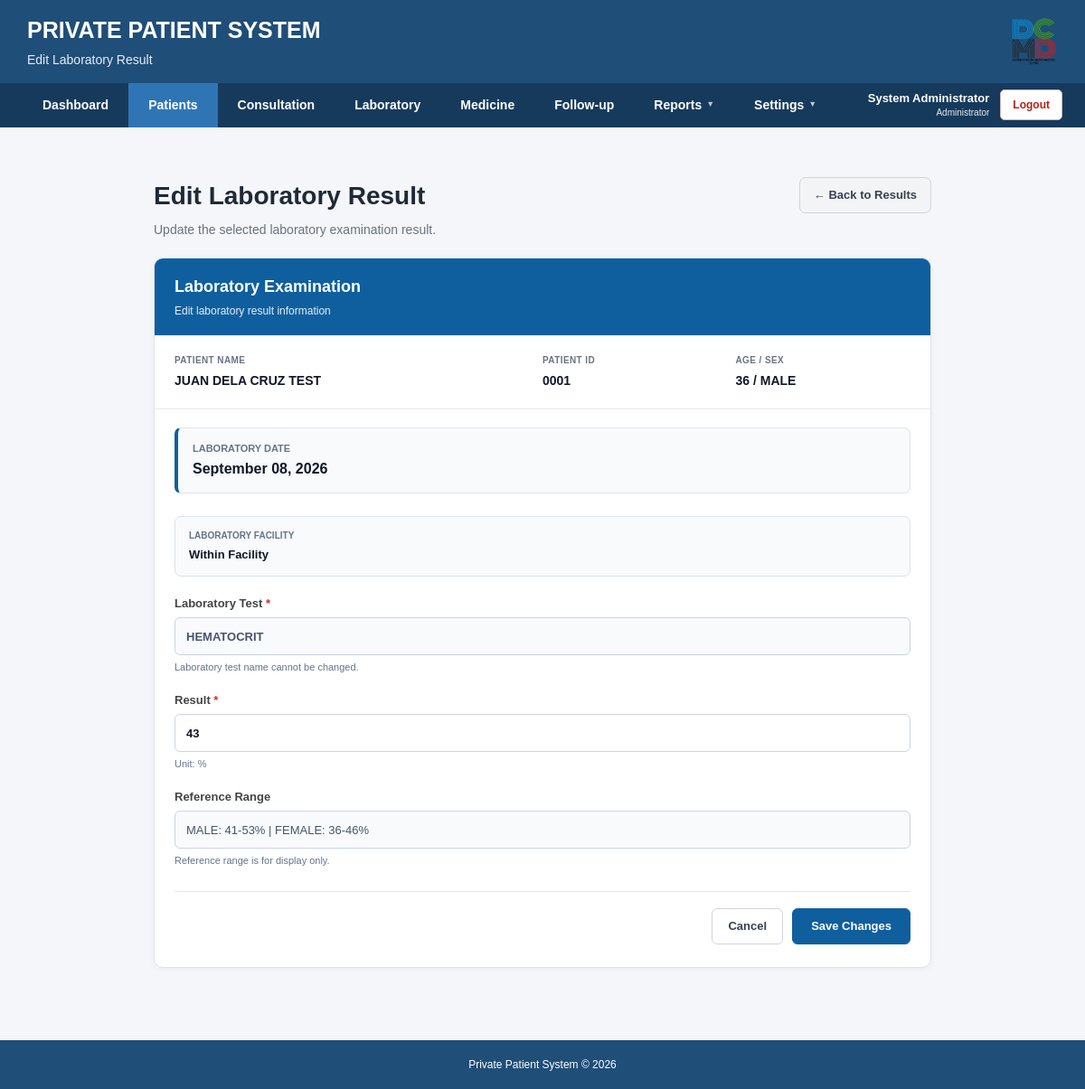
Page /private_patient_system/laboratory/edit.php?id=28 (signed in) on the earlier database version.
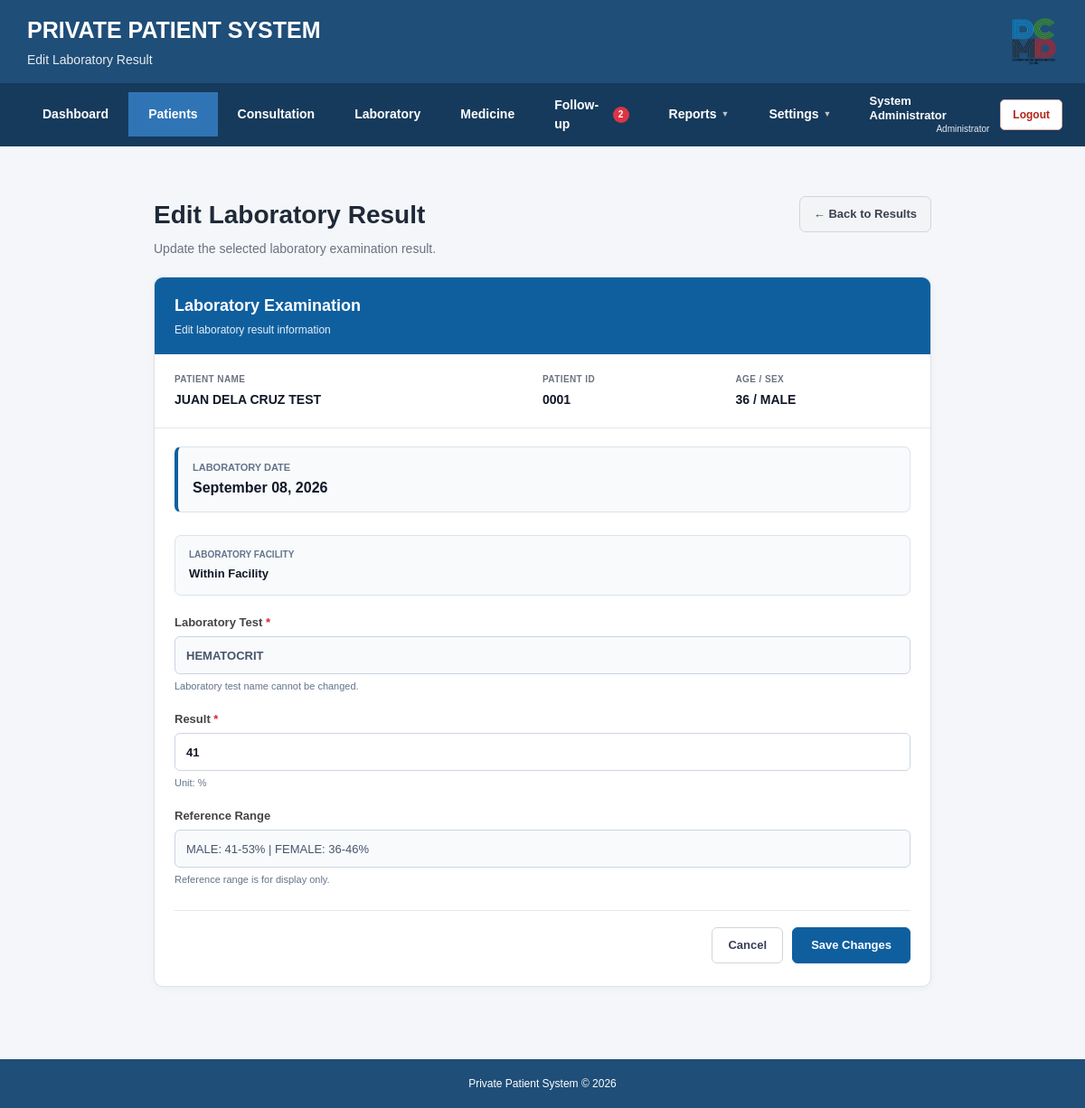
Same page on the later database version.
### tables this page shows
CREATE TABLE IF NOT EXISTS `laboratory` (
  `id` int(11) NOT NULL AUTO_INCREMENT,
  `patient_id` int(11) NOT NULL,
  `test_date` date NOT NULL,
  `test_name` varchar(150) NOT NULL,
  `result` varchar(255) NOT NULL,
  `unit` varchar(50) DEFAULT '',
  `reference_range` varchar(100) DEFAULT '',
  `remarks` text,
  `created_at` timestamp NOT NULL DEFAULT CURRENT_TIMESTAMP,
  `facility_type` varchar(30) NOT NULL DEFAULT 'WITHIN_FACILITY',
  `health_care_institution` varchar(255) DEFAULT NULL,
  PRIMARY KEY (`id`),
  KEY `idx_patient_id` (`patient_id`),
  KEY `idx_test_date` (`test_date`)
);

CREATE TABLE IF NOT EXISTS `patients` (
  `id` int(11) NOT NULL AUTO_INCREMENT,
  `patient_id` varchar(10) NOT NULL,
  `last_name` varchar(100) NOT NULL,
  `first_name` varchar(100) NOT NULL,
  `middle_name` varchar(100) DEFAULT NULL,
  `birthdate` date NOT NULL,
  `sex` enum('Male','Female') NOT NULL,
  `civil_status` varchar(30) DEFAULT NULL,
  `philhealth_no` varchar(30) DEFAULT NULL,
  `philhealth_yakap_status` varchar(30) DEFAULT NULL,
  `address` text,
  `contact_no` varchar(20) DEFAULT NULL,
  `email` varchar(150) DEFAULT NULL,
  `emergency_contact` varchar(150) DEFAULT NULL,
  `emergency_contact_no` varchar(20) DEFAULT NULL,
  `date_registered` date NOT NULL,
  `status` enum('Active','Inactive','Deceased') NOT NULL DEFAULT 'Active',
  `created_at` timestamp NOT NULL DEFAULT CURRENT_TIMESTAMP,
  PRIMARY KEY (`id`),
  UNIQUE KEY `patient_id` (`patient_id`)
);

### private_patient_system/laboratory/edit.php (the view, shortened to what the changed rows need)
<?php
require_once "../config/database.php";
$labId = isset($_GET['id']) ? intval($_GET['id']) : 0;
$sql = "
    SELECT
        l.id,
        l.patient_id,
        l.test_date,
        l.test_name,
        l.result,
        l.unit,
        l.reference_range,
        l.remarks,
        l.facility_type,
        l.health_care_institution,
        p.patient_id AS patient_code,
        p.first_name,
        p.middle_name,
        p.last_name,
        p.birthdate,
        p.sex,
        p.address
    FROM laboratory l
    INNER JOIN patients p
        ON p.id = l.patient_id
    WHERE l.id = ?
    LIMIT 1
";
$stmt = $conn->prepare($sql);
$stmt->bind_param("i", $labId);
$stmt->execute();
$result = $stmt->get_result();
$lab = $result->fetch_assoc();
$fullName = trim($lab['first_name']);
if (!empty($lab['middle_name'])) {
    $fullName .= " " . trim($lab['middle_name']);
}
$fullName .= " " . trim($lab['last_name']);
$age = "-";
if (!empty($lab['birthdate'])) {
    $birthDate = new DateTime($lab['birthdate']);
    $today = new DateTime();
    $age = $today->diff($birthDate)->y;
}
$testName = strtoupper(trim($lab['test_name']));
$isXray = ($testName === "CHEST X-RAY");
$isECG =
    $testName === "ELECTROCARDIOGRAM (ECG)" ||
    $testName === "ECG";
$existingResult = strtoupper(trim($lab['result']));
$xrayFindings = "";
$xrayImpression = "";
$activePage = "patients";
include __DIR__ . "/../includes/header.php";
include __DIR__ . "/../includes/navigation.php";
?>
<main class="main-container">
    <div class="lab-edit-page">
        <div class="lab-edit-header">
            <div class="lab-edit-title">
                <h2>
                    Edit Laboratory Result
                </h2>
            </div>
        </div>
        <div class="edit-card">
            <div class="patient-information">
                <div class="patient-grid">
                    <div>
                        <span class="info-label">
                            Patient Name
                        </span>
                        <div class="info-value">
                            <?php
                            echo htmlspecialchars(
                                strtoupper($fullName)
                            );
                            ?>
                        </div>
                    </div>
                    <div>
                        <span class="info-label">
                            Patient ID
                        </span>
                        <div class="info-value">
                            <?php
                            echo htmlspecialchars(
                                $lab['patient_code']
                            );
                            ?>
                        </div>
                    </div>
                    <div>
                        <span class="info-label">
                            Age / Sex
                        </span>
                        <div class="info-value">
                            <?php
                            echo htmlspecialchars($age);
                            ?>
                            /
                            <?php
                            echo htmlspecialchars(
                                strtoupper($lab['sex'])
                            );
                            ?>
                        </div>
                    </div>
                </div>
            </div>
            <div class="lab-date-box">
                <div class="lab-date-label">
                    Laboratory Date
                </div>
                <div class="lab-date-value">
                    <?php
                    echo htmlspecialchars(
                        date(
                            "F d, Y",
                            strtotime($lab['test_date'])
                        )
                    );
                    ?>
                </div>
            </div>
            <form
                action="update.php"
                method="POST"
                class="edit-form"
                onsubmit="return validateLaboratoryForm();"
            >
                <div class="form-group">
                    <label
                        for="test_name"
                        class="form-label"
                    >
                        Laboratory Test
                        <span class="required">*</span>
                    </label>
                    <input
                        type="text"
                        id="test_name"
                        name="test_name"
                        class="form-input test-name-input readonly-input"
                        value="<?php
                            echo htmlspecialchars(
                                $lab['test_name']
                            );
                        ?>"
                        readonly
                    >
                    <div class="form-help">
                        Laboratory test name cannot be changed.
                    </div>
                </div>
                <?php if ($isXray) { ?>
                    <div class="form-group">
                        <label
                            for="result"
                            class="form-label"
                        >
                            Result
                            <span class="required">*</span>
                        </label>
                        <select
                            id="result"
                            name="result"
                            class="result-select"
                            onchange="toggleXrayFields();"
                            required
                        >
                            <option
                                value=""
                                <?php
                                if ($existingResult === "") {
                                    echo "selected";
                                }
                                ?>
                            >
                                Select Result
                            </option>
                            <option
                                value="ESSENTIALLY NORMAL"
                                <?php
                                if (
                                    $existingResult ===
                                    "ESSENTIALLY NORMAL"
                                ) {
                                    echo "selected";
                                }
                                ?>
                            >
                                ESSENTIALLY NORMAL
                            </option>
                            <option
                                value="WITH FINDING"
                                <?php
                                if (
                                    $existingResult ===
                                    "WITH FINDING"
                                ) {
                                    echo "selected";
                                }
                                ?>
                            >
                                WITH FINDING
                            </option>
                        </select>
                    </div>
                    <div
                        id="xrayFindingsBox"
                        class="findings-box"
                        <?php
                        if ($existingResult !== "WITH FINDING") {
                            echo 'style="display:none;"';
                        }
                        ?>
                    >
                        <label
                            for="xray_findings"
                            class="form-label"
                        >
                            Findings
                            <span class="required">*</span>
                        </label>
                        <textarea
                            id="xray_findings"
                            name="xray_findings"
                            class="form-input"
                            placeholder="Enter chest X-ray findings..."
                        ><?php
                        echo htmlspecialchars(
                            $xrayFindings
                        );
                        ?></textarea>
                    </div>
                    <div
                        id="xrayImpressionBox"
                        class="findings-box"
                        <?php
                        if ($existingResult !== "WITH FINDING") {
                            echo 'style="display:none;"';
                        }
                        ?>
                    >
                        <label
                            for="xray_impression"
                            class="form-label"
                        >
                            Impression
                            <span class="required">*</span>
                        </label>
                        <textarea
                            id="xray_impression"
                            name="xray_impression"
                            class="form-input"
                            placeholder="Enter X-ray impression..."
                        ><?php
                        echo htmlspecialchars(
                            $xrayImpression
                        );
                        ?></textarea>
                        <div class="form-help">
                            Both Findings and Impression are required when the result is WITH FINDING.
                        </div>
                    </div>
                <?php } else { ?>
                    <div class="form-group">
                        <label
                            for="result"
                            class="form-label"
                        >
                            Result
                            <span class="required">*</span>
                        </label>
                        <input
                            type="text"
                            id="result"
                            name="result"
                            class="form-input result-input"
                            value="<?php
                                echo htmlspecialchars(
                                    $lab['result']
                                );
                            ?>"
                            required
                            autocomplete="off"
                        >
                        <?php
                        if (
                            isset($lab['unit']) &&
                            trim($lab['unit']) !== ""
                        ) {
                        ?>
                            <div class="form-help">
                                Unit:
                                <?php
                                echo htmlspecialchars(
                                    $lab['unit']
                                );
                                ?>
                            </div>
                        <?php } ?>
                    </div>
                <?php } ?>
                <div class="form-group">
                    <label
                        for="reference_range"
                        class="form-label"
                    >
                        Reference Range
                    </label>
                    <input
                        type="text"
                        id="reference_range"
                        class="form-input readonly-input"
                        value="<?php
                            echo htmlspecialchars(
                                $lab['reference_range']
                            );
                        ?>"
                        readonly
                    >
                    <div class="form-help">
                        Reference range is for display only.
                    </div>
                </div>
            </form>
        </div>
    </div>
</main>
<?php
include __DIR__ . "/../includes/footer.php";
?>

### private_patient_system/includes/navigation.php (shortened to what the changed rows need)
<?php
$followUpDueSoonCount = 0;
if (isset($conn)) {
    $followUpNotificationSql = "
        SELECT COUNT(*) AS total
        FROM consultations c
        INNER JOIN patients p
            ON c.patient_id = p.id
        WHERE
            UPPER(TRIM(p.status)) != 'DECEASED'
            AND c.follow_up_date IS NOT NULL
            AND (
                UPPER(TRIM(c.follow_up_status)) = 'PENDING'
                OR UPPER(TRIM(c.follow_up_status)) = 'ACTIVE'
            )
            AND c.follow_up_date >= CURDATE()
            AND c.follow_up_date <= DATE_ADD(CURDATE(), INTERVAL 7 DAY)
    ";
    $followUpNotificationResult = $conn->query(
        $followUpNotificationSql
    );
    if ($followUpNotificationResult) {
        $followUpNotificationRow =
            $followUpNotificationResult->fetch_assoc();
        if ($followUpNotificationRow) {
            $followUpDueSoonCount = intval(
                $followUpNotificationRow["total"]
            );
        }
    }
}
?>
<nav class="navigation">
    <div class="navigation-inner">
        <div class="navigation-menu">
            <a
                href="/private_patient_system/patients/follow_up.php?type=due"
                class="nav-link nav-follow-up <?php echo ($activePage == 'follow_up') ? 'active' : ''; ?>"
            >
                <span>
                    Follow-up
                </span>
                <?php if ($followUpDueSoonCount > 0) { ?>
                    <span class="follow-up-notification">
                        <?php
                        echo $followUpDueSoonCount;
                        ?>
                    </span>
                <?php } ?>
            </a>
        </div>
    </div>
</nav>

Differences in the rows shown:
changed laboratory "HEMATOCRIT": result "43" → "41"
Other differences:
$followUpDueSoonCount: (not shown) → "2"
